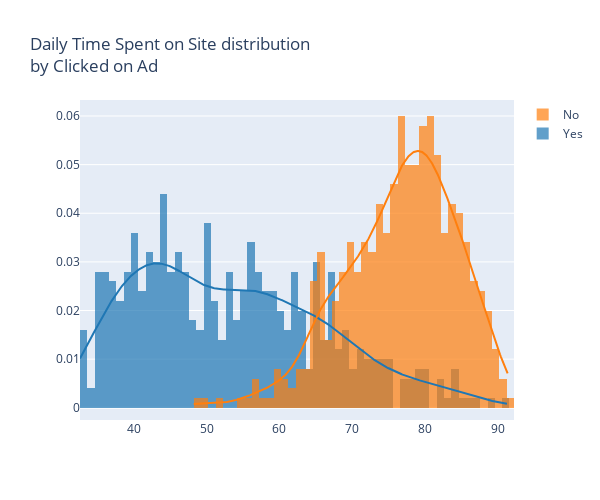

Source (notebook cell):
### Code cell
dist2 = ff.create_distplot([df[df['Clicked on Ad'] == 'Yes']['Daily Time Spent on Site'], df[df['Clicked on Ad'] == 'No']['Daily Time Spent on Site']], ['Yes', 'No'], bin_size=1, show_rug=False)
dist2.update_layout(title_text='Daily Time Spent on Site distribution<br>by Clicked on Ad', width = 600, height = 500)
dist2.show()

### Figure 1 — Plotly figure (JSON) as saved in the notebook; plotly's stock layout.template omitted (floating-point values rounded to 4 significant figures; data arrays with more than 128 entries replaced by an {"elided": "..."} marker saying what was removed)
{"data": [{"autobinx": false, "histnorm": "probability density", "legendgroup": "Yes", "marker": {"color": "rgb(31, 119, 180)"}, "name": "Yes", "opacity": 0.7, "type": "histogram", "x": {"elided": "500 float values"}, "xaxis": "x", "xbins": {"end": 91.37, "size": 1, "start": 32.6}, "yaxis": "y"}, {"autobinx": false, "histnorm": "probability density", "legendgroup": "No", "marker": {"color": "rgb(255, 127, 14)"}, "name": "No", "opacity": 0.7, "type": "histogram", "x": {"elided": "500 float values"}, "xaxis": "x", "xbins": {"end": 91.43, "size": 1, "start": 48.22}, "yaxis": "y"}, {"legendgroup": "Yes", "marker": {"color": "rgb(31, 119, 180)"}, "mode": "lines", "name": "Yes", "showlegend": false, "type": "scatter", "x": {"elided": "500 float values"}, "xaxis": "x", "y": {"elided": "500 float values"}, "yaxis": "y"}, {"legendgroup": "No", "marker": {"color": "rgb(255, 127, 14)"}, "mode": "lines", "name": "No", "showlegend": false, "type": "scatter", "x": {"elided": "500 float values"}, "xaxis": "x", "y": {"elided": "500 float values"}, "yaxis": "y"}], "layout": {"barmode": "overlay", "height": 500, "hovermode": "closest", "legend": {"traceorder": "reversed"}, "title": {"text": "Daily Time Spent on Site distribution<br>by Clicked on Ad"}, "width": 600, "xaxis": {"anchor": "y2", "domain": [0, 1], "zeroline": false}, "yaxis": {"anchor": "free", "domain": [0, 1], "position": 0}}}
